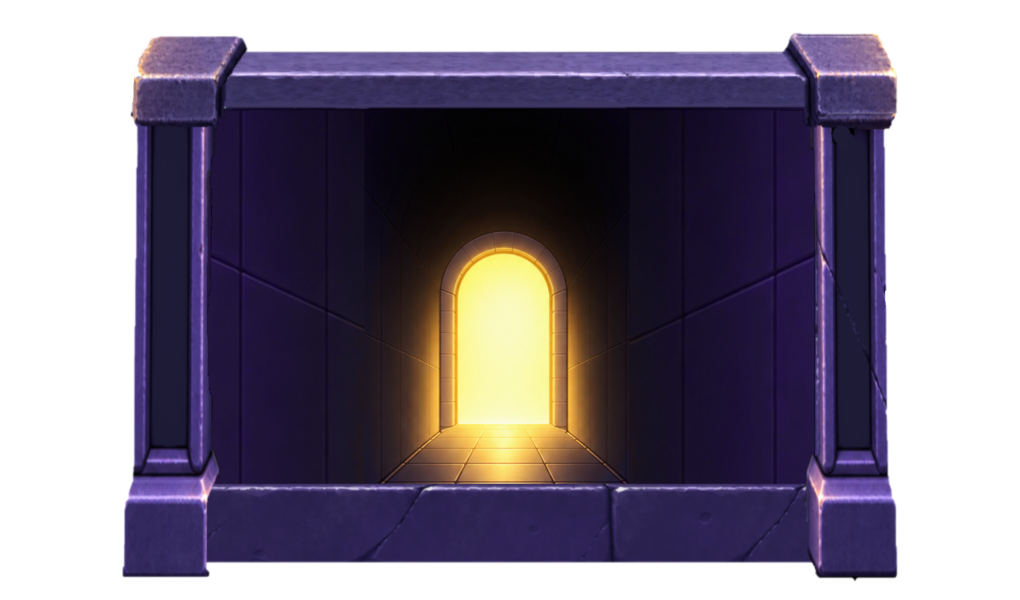
#> input picture tools/art/source/hall_with_casing.png, 2040 x 1200 px (shown at 1/2 size)
$ python make_hall.py
#> lines starting #> are read from the running program, lines starting #| are printed output that depends on the picture
"""Cuts the terrace Home HALL (the lit passage seen when ENTER THE HUNT / POLYBOOK retreat) out of
Pete's 2026-10-22 art `tools/art/source/hall_with_casing.png` (2040 x 1200).

That source is the console casing with the hall showing through its opening: the Daily's tunnel at
its true proportions, centred, with the side walls extended to fill the wide opening (no stretching;
the first attempt stretched the tall tunnel and warped the arch). The opening in the source, measured
from the frame's inner edges, is x 416..1627, y 216..961 (1212 x 746). This script keeps that
opening, inset 2 px so no frame edge comes along, and scales it to 1140 x 705, the casing's opening
(casing.png: x 161..1300, y 143..847). The result is drawn BEHIND the casing in the console's niche.

Output: assets/images/home/terrace/hall.png, 1140 x 705. Rerun this script; never hand-edit it.
"""
from pathlib import Path
from PIL import Image

ROOT = Path(__file__).resolve().parents[3]
SRC = ROOT / 'tools/art/source/hall_with_casing.png'
OUT = ROOT / 'assets/images/home/terrace/hall.png'

OPENING = (416, 216, 1628, 962)   # left, top, right, bottom (exclusive) of the opening in the source
INSET = 2
SIZE = (1140, 705)

box = (OPENING[0] + INSET, OPENING[1] + INSET, OPENING[2] - INSET, OPENING[3] - INSET)
im = Image.open(SRC).convert('RGBA')
#> im is the input picture: PIL image 2040x1200 RGBA; mean R, G, B, A 39, 31.2, 46.4, 163.1
hall = im.crop(box)
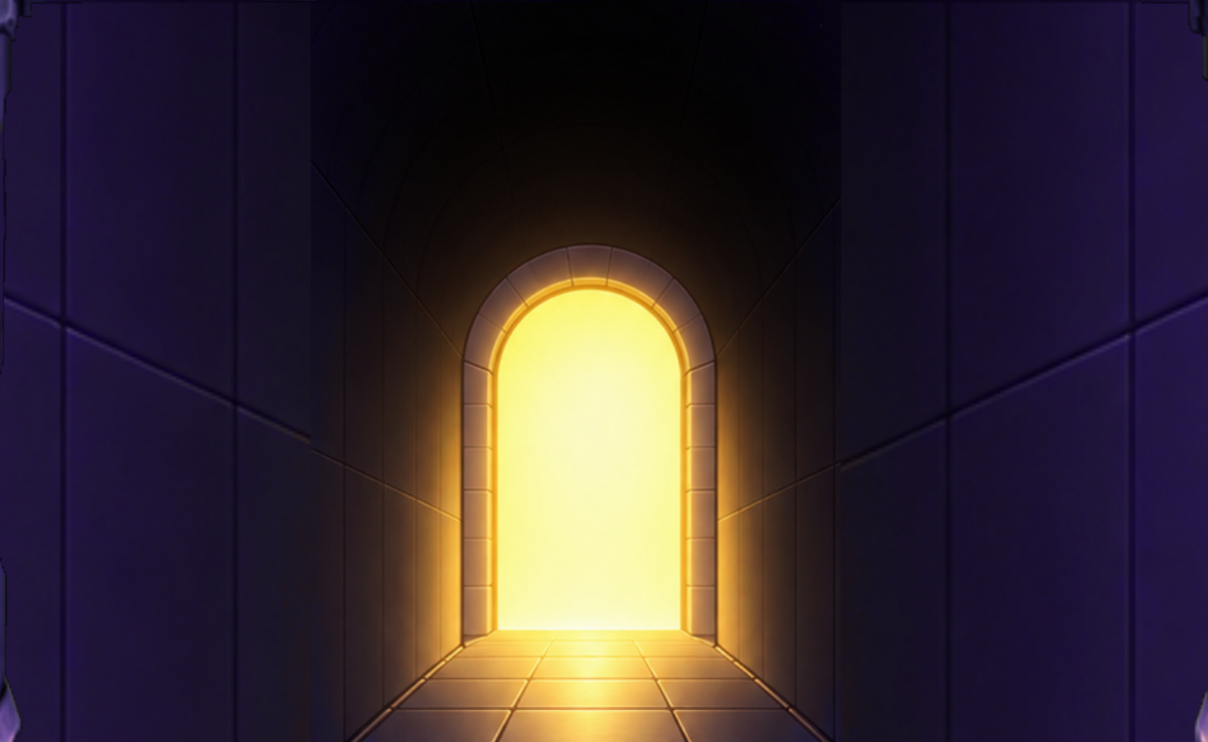
#> hall: PIL image 1208x742 RGBA; mean R, G, B, A 55.6, 43.2, 49.4, 255
alpha = hall.getchannel('A')
#> alpha: PIL image 1208x742 L; every value is 255
assert alpha.getextrema()[0] >= 250, ('opening has transparent pixels', alpha.getextrema())
hall = hall.convert('RGB').resize(SIZE, Image.LANCZOS)
#> hall: PIL image 1140x705 RGB
hall.save(OUT, optimize=True)
print('wrote', OUT, hall.size)
#| wrote assets/images/home/terrace/hall.png (1140, 705)
